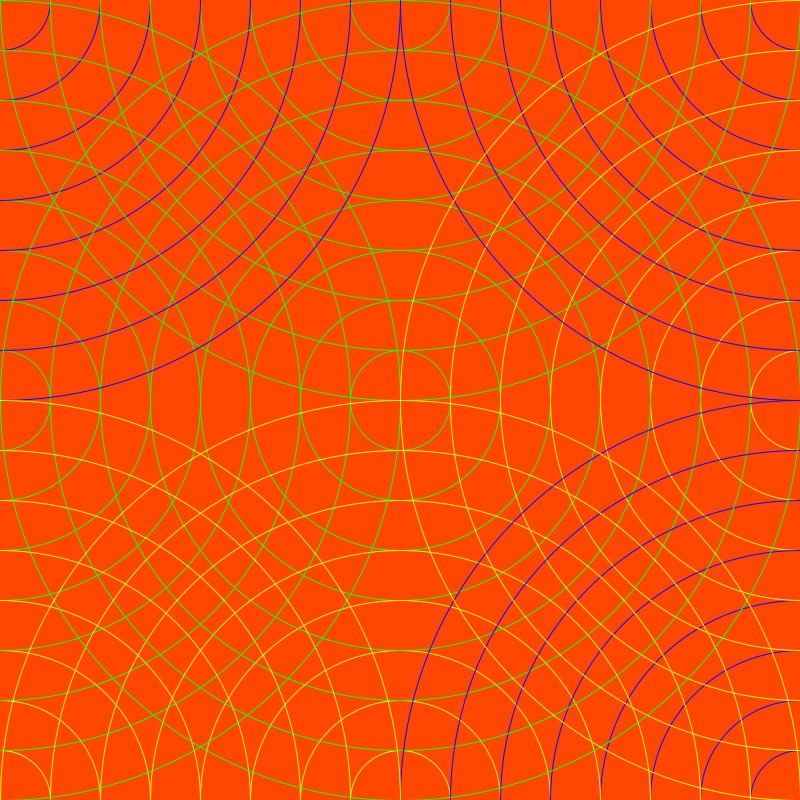
Frame 1 (no input)
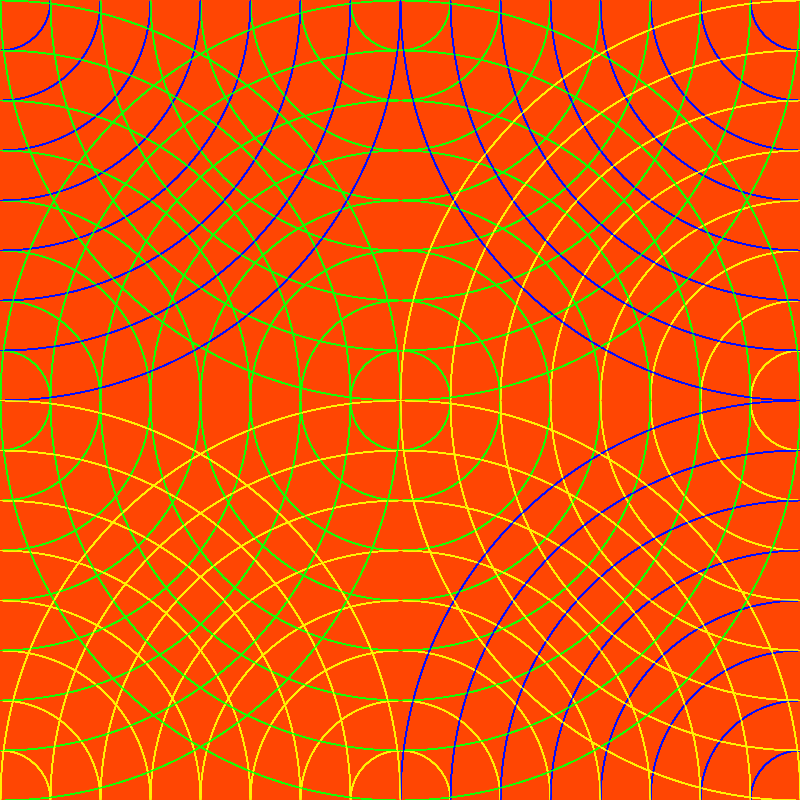
Frame 60 (the mouse pressed at the canvas centre just before this capture)
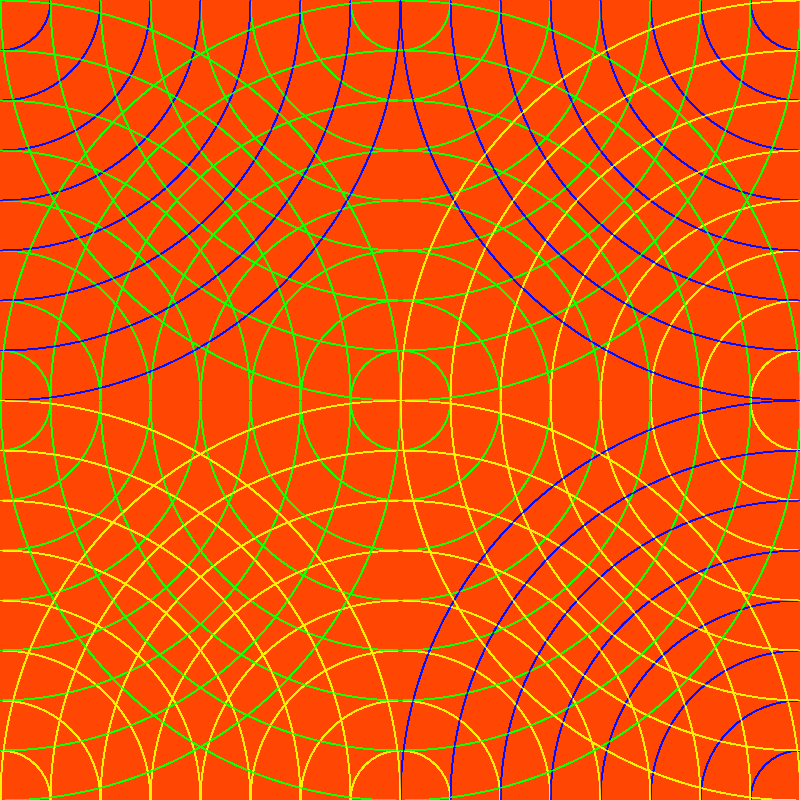
Frame 120 (the mouse held since frame 60 and released just before this capture)

The Processing sketch that drew these frames (run headless with seeded random() and noise(); from frame 60 on, the mouse is pressed at the canvas centre):

// Processing sketch: processing_173553
// ── processing_173553.pde

void setup (){
  size (800,800);
  background (255,70,3);
}
 
void draw (){
  noFill();
 stroke(255,3,197);
   
  for (int diam=0; diam <=width; diam=diam+100){
stroke(22,255,3);
    ellipse (400,400,diam,diam);
    ellipse (400,0,diam,diam);
    ellipse (0,400,diam,diam);
    stroke(3,12,255);
    ellipse (0,0,diam,diam);
    ellipse (800,0,diam,diam);
    ellipse (800,800,diam,diam);
    stroke(255,243,3);
    ellipse (0,800,diam,diam);
    ellipse (400,800,diam,diam);
    ellipse (800,400,diam,diam);
  }
}
